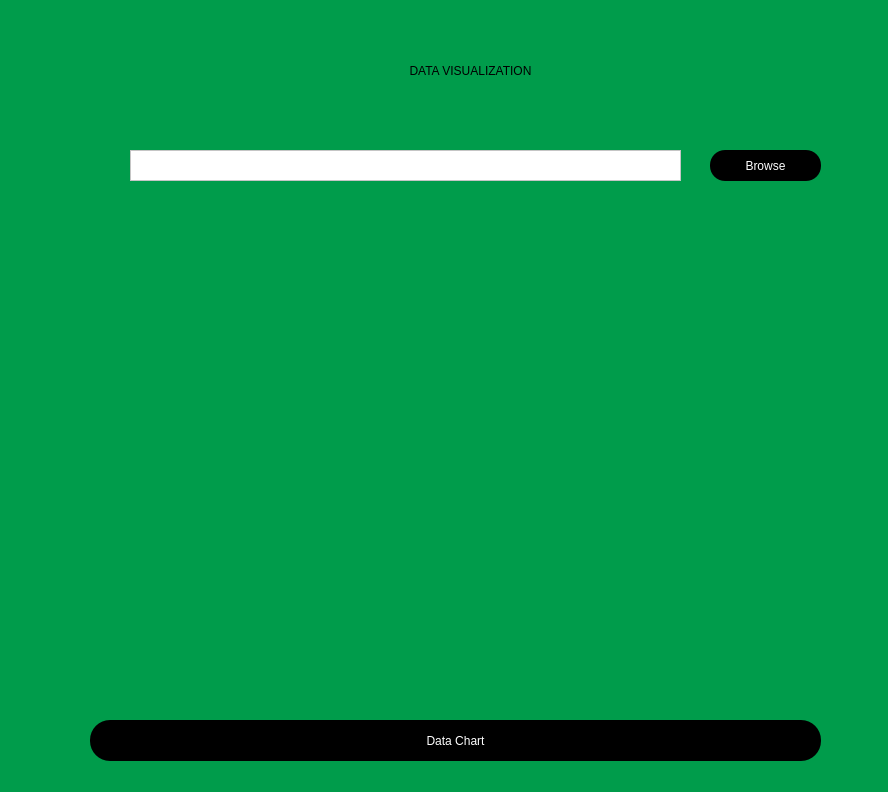
<?xml version="1.0" encoding="UTF-8"?>
<ui version="4.0">
 <class>Dialog</class>
 <widget class="QDialog" name="Dialog">
  <property name="geometry">
   <rect>
    <x>0</x>
    <y>0</y>
    <width>888</width>
    <height>792</height>
   </rect>
  </property>
  <property name="windowTitle">
   <string>Dialog</string>
  </property>
  <property name="styleSheet">
   <string notr="true">background-color: rgb(0, 156, 75);</string>
  </property>
  <widget class="QPushButton" name="DataChart">
   <property name="geometry">
    <rect>
     <x>90</x>
     <y>720</y>
     <width>731</width>
     <height>41</height>
    </rect>
   </property>
   <property name="styleSheet">
    <string notr="true">color: rgb(255, 255, 255);
font: 87 8pt &quot;Arial Black&quot;;
background-color: rgb(0, 0, 0);
border-radius:20px;</string>
   </property>
   <property name="text">
    <string>Data Chart</string>
   </property>
  </widget>
  <widget class="QLabel" name="heading">
   <property name="geometry">
    <rect>
     <x>20</x>
     <y>30</y>
     <width>901</width>
     <height>81</height>
    </rect>
   </property>
   <property name="styleSheet">
    <string notr="true">font: 75 28pt &quot;Sitka Text&quot;;
</string>
   </property>
   <property name="text">
    <string>DATA VISUALIZATION</string>
   </property>
   <property name="alignment">
    <set>Qt::AlignCenter</set>
   </property>
  </widget>
  <widget class="QPushButton" name="Browse">
   <property name="geometry">
    <rect>
     <x>710</x>
     <y>150</y>
     <width>111</width>
     <height>31</height>
    </rect>
   </property>
   <property name="styleSheet">
    <string notr="true">color: rgb(255, 255, 255);
font: 87 8pt &quot;Arial Black&quot;;
background-color: rgb(0, 0, 0);
border-radius:15px;
</string>
   </property>
   <property name="text">
    <string>Browse</string>
   </property>
  </widget>
  <widget class="QTextEdit" name="Input">
   <property name="geometry">
    <rect>
     <x>130</x>
     <y>150</y>
     <width>551</width>
     <height>31</height>
    </rect>
   </property>
   <property name="layoutDirection">
    <enum>Qt::LeftToRight</enum>
   </property>
   <property name="styleSheet">
    <string notr="true">background-color:rgb(255, 255, 255)
</string>
   </property>
  </widget>
  <widget class="QLabel" name="Image1">
   <property name="geometry">
    <rect>
     <x>140</x>
     <y>210</y>
     <width>641</width>
     <height>461</height>
    </rect>
   </property>
   <property name="text">
    <string/>
   </property>
  </widget>
 </widget>
 <resources/>
 <connections/>
</ui>
